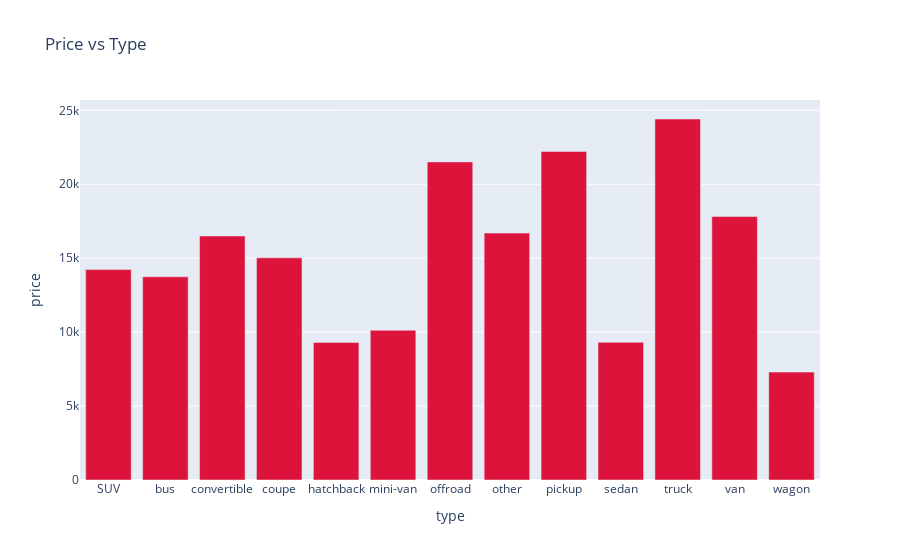

The notebook cell saved with this chart:
### Code cell
px.bar(cars_price_vs_type, x = cars_price_vs_type.index, y = "price", title = "Price vs Type")\
.update_traces(marker_color = "crimson")

### Figure 1 — Plotly figure (JSON) as saved in the notebook; plotly's stock layout.template omitted (floating-point values rounded to 4 significant figures)
{"data": [{"alignmentgroup": "True", "hovertemplate": "type=%{x}<br>price=%{y}<extra></extra>", "legendgroup": "", "marker": {"color": "crimson", "pattern": {"shape": ""}}, "name": "", "offsetgroup": "", "orientation": "v", "showlegend": false, "textposition": "auto", "type": "bar", "x": ["SUV", "bus", "convertible", "coupe", "hatchback", "mini-van", "offroad", "other", "pickup", "sedan", "truck", "van", "wagon"], "xaxis": "x", "y": [14230.0, 13740.0, 16500.0, 15020.0, 9305.0, 10120.0, 21510.0, 16700.0, 22220.0, 9309.0, 24410.0, 17810.0, 7297.0], "yaxis": "y"}], "layout": {"barmode": "relative", "legend": {"tracegroupgap": 0}, "title": {"text": "Price vs Type"}, "xaxis": {"anchor": "y", "domain": [0, 1], "title": {"text": "type"}}, "yaxis": {"anchor": "x", "domain": [0, 1], "title": {"text": "price"}}}}
